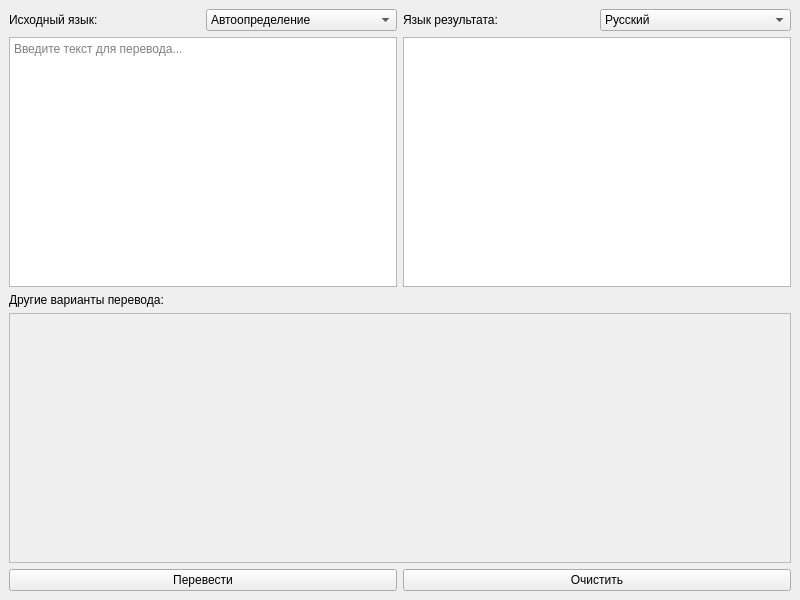
<?xml version="1.0" encoding="UTF-8"?>
<ui version="4.0">
 <class>MainWindow</class>
 <widget class="QMainWindow" name="MainWindow">
  <property name="geometry">
   <rect>
    <x>0</x>
    <y>0</y>
    <width>800</width>
    <height>600</height>
   </rect>
  </property>
  <property name="windowTitle">
   <string>Multilingual Translator</string>
  </property>
  <widget class="QWidget" name="centralWidget">
   <layout class="QVBoxLayout" name="contentLayout">
    <item>
     <layout class="QHBoxLayout" name="langLayout">
      <item>
       <widget class="QLabel" name="sourceLabel">
        <property name="text">
         <string>Исходный язык:</string>
        </property>
       </widget>
      </item>
      <item>
       <widget class="QComboBox" name="sourceLangCombo">
        <item>
         <property name="text">
          <string>Автоопределение</string>
         </property>
        </item>
        <item>
         <property name="text">
          <string>Русский</string>
         </property>
        </item>
        <item>
         <property name="text">
          <string>Английский</string>
         </property>
        </item>
       </widget>
      </item>
      <item>
       <widget class="QLabel" name="targetLabel">
        <property name="text">
         <string>Язык результата:</string>
        </property>
       </widget>
      </item>
      <item>
       <widget class="QComboBox" name="targetLangCombo">
        <item>
         <property name="text">
          <string>Русский</string>
         </property>
        </item>
        <item>
         <property name="text">
          <string>Английский</string>
         </property>
        </item>
       </widget>
      </item>
     </layout>
    </item>
    <item>
     <layout class="QHBoxLayout" name="textLayout">
      <item>
       <widget class="QPlainTextEdit" name="inputTextEdit">
        <property name="placeholderText">
         <string>Введите текст для перевода...</string>
        </property>
       </widget>
      </item>
      <item>
       <widget class="QTextBrowser" name="outputTextBrowser">
        <property name="readOnly">
         <bool>true</bool>
        </property>
       </widget>
      </item>
     </layout>
    </item>
    <item>
     <widget class="QLabel" name="variantsLabel">
      <property name="text">
       <string>Другие варианты перевода:</string>
      </property>
     </widget>
    </item>
    <item>
     <widget class="QListWidget" name="variantsList">
      <property name="enabled">
       <bool>false</bool>
      </property>
      <property name="minimumHeight">
       <number>100</number>
      </property>
     </widget>
    </item>
    <item>
     <layout class="QHBoxLayout" name="buttonLayout">
      <item>
       <widget class="QPushButton" name="translateButton">
        <property name="text">
         <string>Перевести</string>
        </property>
       </widget>
      </item>
      <item>
       <widget class="QPushButton" name="clearButton">
        <property name="text">
         <string>Очистить</string>
        </property>
       </widget>
      </item>
     </layout>
    </item>
   </layout>
  </widget>
 </widget>
 <resources/>
 <connections/>
</ui>
